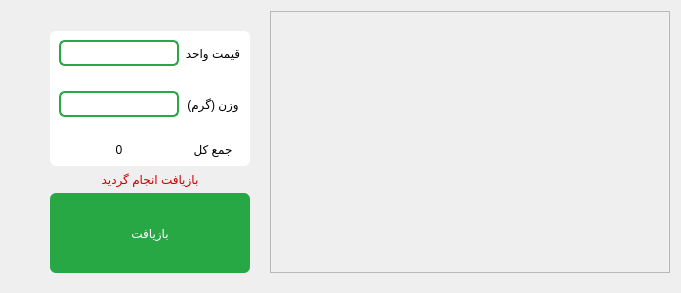
      <widget class="QWidget" name="pageFastDelivery">
       <layout class="QHBoxLayout" name="horizontalLayout_18">
        <property name="spacing">
         <number>20</number>
        </property>
        <property name="leftMargin">
         <number>50</number>
        </property>
        <property name="bottomMargin">
         <number>20</number>
        </property>
        <item>
         <layout class="QVBoxLayout" name="verticalLayout_24">
          <property name="spacing">
           <number>6</number>
          </property>
          <property name="leftMargin">
           <number>0</number>
          </property>
          <property name="rightMargin">
           <number>0</number>
          </property>
          <item alignment="Qt::AlignHCenter">
           <widget class="QLabel" name="lblSelectedItem_FastCharging">
            <property name="styleSheet">
             <string notr="true">font: 24pt &quot;IRANSansFaNum&quot;;
color:#000000;</string>
            </property>
            <property name="text">
             <string/>
            </property>
            <property name="alignment">
             <set>Qt::AlignCenter</set>
            </property>
           </widget>
          </item>
          <item alignment="Qt::AlignTop">
           <widget class="QWidget" name="widget_4" native="true">
            <property name="maximumSize">
             <size>
              <width>400</width>
              <height>16777215</height>
             </size>
            </property>
            <property name="styleSheet">
             <string notr="true">background-color: rgb(255, 255, 255);
border-radius: 6px;</string>
            </property>
            <layout class="QGridLayout" name="gridLayout">
             <property name="topMargin">
              <number>9</number>
             </property>
             <property name="verticalSpacing">
              <number>25</number>
             </property>
             <item row="1" column="0">
              <widget class="QLineEdit" name="tbWeight_FastCharging">
               <property name="maximumSize">
                <size>
                 <width>290</width>
                 <height>16777215</height>
                </size>
               </property>
               <property name="styleSheet">
                <string notr="true">background-color: #ffffff; 
padding: 3px; 
border: 2px solid #28a745;
border-radius: 6px;
font: 26pt &quot;IRANSansFaNum&quot;;
color:#000000;</string>
               </property>
               <property name="inputMethodHints">
                <set>Qt::ImhDigitsOnly</set>
               </property>
              </widget>
             </item>
             <item row="2" column="0">
              <widget class="QLabel" name="lblTotal_FastCharging">
               <property name="maximumSize">
                <size>
                 <width>16777215</width>
                 <height>70</height>
                </size>
               </property>
               <property name="styleSheet">
                <string notr="true">font: 26pt &quot;IRANSansFaNum&quot;;
color:#000000;</string>
               </property>
               <property name="text">
                <string>0</string>
               </property>
               <property name="alignment">
                <set>Qt::AlignCenter</set>
               </property>
              </widget>
             </item>
             <item row="0" column="0">
              <widget class="QLineEdit" name="tbUnit_FastCharging">
               <property name="maximumSize">
                <size>
                 <width>290</width>
                 <height>16777215</height>
                </size>
               </property>
               <property name="styleSheet">
                <string notr="true">background-color: #ffffff; 
padding: 3px; 
border: 2px solid #28a745;
border-radius: 6px;
font: 26pt &quot;IRANSansFaNum&quot;;
color:#000000;</string>
               </property>
               <property name="inputMethodHints">
                <set>Qt::ImhDigitsOnly</set>
               </property>
              </widget>
             </item>
             <item row="1" column="1">
              <widget class="QLabel" name="lblWeight_FastCharging">
               <property name="styleSheet">
                <string notr="true">font: 22pt &quot;IRANSans&quot;;
color:#000000;</string>
               </property>
               <property name="text">
                <string>وزن (گرم)</string>
               </property>
               <property name="alignment">
                <set>Qt::AlignCenter</set>
               </property>
              </widget>
             </item>
             <item row="2" column="1">
              <widget class="QLabel" name="lblTotalPrice_FastCharging">
               <property name="maximumSize">
                <size>
                 <width>16777215</width>
                 <height>70</height>
                </size>
               </property>
               <property name="styleSheet">
                <string notr="true">font: 22pt &quot;IRANSans&quot;;
color:#000000;</string>
               </property>
               <property name="text">
                <string>جمع کل</string>
               </property>
               <property name="alignment">
                <set>Qt::AlignCenter</set>
               </property>
              </widget>
             </item>
             <item row="0" column="1">
              <widget class="QLabel" name="lblUnit_FastCharging">
               <property name="styleSheet">
                <string notr="true">font: 22pt &quot;IRANSans&quot;;
color:#000000;</string>
               </property>
               <property name="text">
                <string>قیمت واحد</string>
               </property>
               <property name="alignment">
                <set>Qt::AlignCenter</set>
               </property>
              </widget>
             </item>
            </layout>
           </widget>
          </item>
          <item alignment="Qt::AlignHCenter|Qt::AlignTop">
           <widget class="QLabel" name="lblRecycledDone_FastCharging">
            <property name="styleSheet">
             <string notr="true">font: 32pt &quot;IRANSans&quot;;
color: rgb(204, 0, 0);</string>
            </property>
            <property name="text">
             <string>بازیافت انجام گردید</string>
            </property>
            <property name="alignment">
             <set>Qt::AlignCenter</set>
            </property>
           </widget>
          </item>
          <item>
           <widget class="QPushButton" name="btnRecycleItem_FastCharging">
            <property name="minimumSize">
             <size>
              <width>200</width>
              <height>80</height>
             </size>
            </property>
            <property name="maximumSize">
             <size>
              <width>400</width>
              <height>80</height>
             </size>
            </property>
            <property name="styleSheet">
             <string notr="true">QPushButton{
background-color: #28a745;
color: rgb(255, 255, 255);
font: 24pt &quot;IRANSans&quot;;
padding: 3px; 
border: none; 
border-radius: 6px;
outline-style: none;
}
QPushButton:pressed {
background-color: #145222;
border-style: inset;
}</string>
            </property>
            <property name="text">
             <string>بازیافت</string>
            </property>
           </widget>
          </item>
         </layout>
        </item>
        <item>
         <widget class="QScrollArea" name="scrollArea">
          <property name="minimumSize">
           <size>
            <width>400</width>
            <height>0</height>
           </size>
          </property>
          <property name="maximumSize">
           <size>
            <width>750</width>
            <height>16777215</height>
           </size>
          </property>
          <property name="styleSheet">
           <string notr="true">QScrollBar:vertical { width: 40px;background-color: #28a745}</string>
          </property>
          <property name="widgetResizable">
           <bool>true</bool>
          </property>
          <widget class="QWidget" name="scrollAreaWidgetFastCharging">
           <property name="geometry">
            <rect>
             <x>0</x>
             <y>0</y>
             <width>381</width>
             <height>16</height>
            </rect>
           </property>
          </widget>
         </widget>
        </item>
       </layout>
      </widget>
